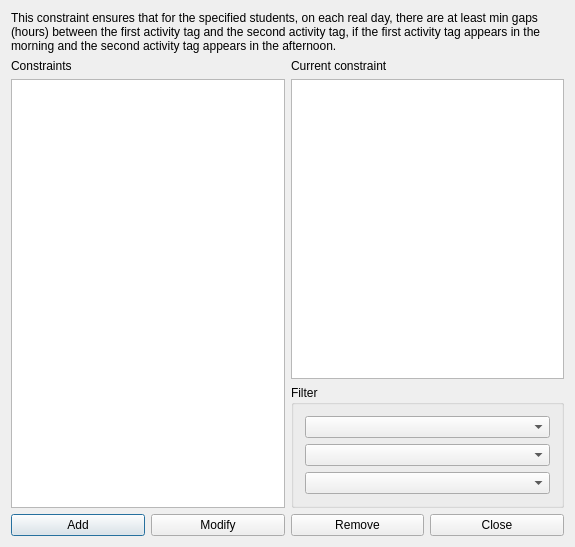
<?xml version="1.0" encoding="UTF-8"?>
<ui version="4.0">
 <class>ConstraintStudentsSetMinGapsBetweenOrderedPairOfActivityTagsBetweenMorningAndAfternoonForm_template</class>
 <widget class="QDialog" name="ConstraintStudentsSetMinGapsBetweenOrderedPairOfActivityTagsBetweenMorningAndAfternoonForm_template">
  <property name="geometry">
   <rect>
    <x>0</x>
    <y>0</y>
    <width>575</width>
    <height>547</height>
   </rect>
  </property>
  <property name="windowTitle">
   <string extracomment="This is the title of the dialog to see the list of all constraints of this type">Constraints students set min gaps between ordered pair of activity tags between morning and afternoon</string>
  </property>
  <layout class="QGridLayout" name="gridLayout_2">
   <item row="0" column="0" colspan="2">
    <widget class="QLabel" name="textLabel1">
     <property name="sizePolicy">
      <sizepolicy hsizetype="Minimum" vsizetype="Minimum">
       <horstretch>0</horstretch>
       <verstretch>0</verstretch>
      </sizepolicy>
     </property>
     <property name="text">
      <string>This constraint ensures that for the specified students, on each real day, there are at least min gaps (hours) between the first activity tag and the second activity tag, if the first activity tag appears in the morning and the second activity tag appears in the afternoon.</string>
     </property>
     <property name="wordWrap">
      <bool>true</bool>
     </property>
    </widget>
   </item>
   <item row="1" column="1">
    <layout class="QVBoxLayout" name="verticalLayout_2">
     <item>
      <widget class="QLabel" name="currentConstraintTextLabel">
       <property name="text">
        <string>Current constraint</string>
       </property>
       <property name="wordWrap">
        <bool>false</bool>
       </property>
      </widget>
     </item>
     <item>
      <widget class="QPlainTextEdit" name="currentConstraintTextEdit"/>
     </item>
    </layout>
   </item>
   <item row="2" column="1">
    <widget class="QGroupBox" name="filterGroupBox">
     <property name="title">
      <string>Filter</string>
     </property>
     <layout class="QGridLayout" name="gridLayout">
      <item row="0" column="0">
       <widget class="QComboBox" name="studentsComboBox"/>
      </item>
      <item row="1" column="0">
       <widget class="QComboBox" name="firstActivityTagComboBox"/>
      </item>
      <item row="2" column="0">
       <widget class="QComboBox" name="secondActivityTagComboBox"/>
      </item>
     </layout>
    </widget>
   </item>
   <item row="3" column="0" colspan="2">
    <layout class="QHBoxLayout" name="horizontalLayout">
     <item>
      <widget class="QPushButton" name="addConstraintPushButton">
       <property name="text">
        <string>Add</string>
       </property>
      </widget>
     </item>
     <item>
      <widget class="QPushButton" name="modifyConstraintPushButton">
       <property name="text">
        <string>Modify</string>
       </property>
      </widget>
     </item>
     <item>
      <widget class="QPushButton" name="removeConstraintPushButton">
       <property name="text">
        <string>Remove</string>
       </property>
      </widget>
     </item>
     <item>
      <widget class="QPushButton" name="closePushButton">
       <property name="text">
        <string>Close</string>
       </property>
      </widget>
     </item>
    </layout>
   </item>
   <item row="1" column="0" rowspan="2">
    <layout class="QVBoxLayout" name="verticalLayout">
     <item>
      <widget class="QLabel" name="constraintsTextLabel">
       <property name="frameShape">
        <enum>QFrame::NoFrame</enum>
       </property>
       <property name="frameShadow">
        <enum>QFrame::Plain</enum>
       </property>
       <property name="text">
        <string>Constraints</string>
       </property>
       <property name="wordWrap">
        <bool>false</bool>
       </property>
      </widget>
     </item>
     <item>
      <widget class="QListWidget" name="constraintsListWidget"/>
     </item>
    </layout>
   </item>
  </layout>
 </widget>
 <layoutdefault spacing="6" margin="11"/>
 <resources/>
 <connections/>
</ui>
